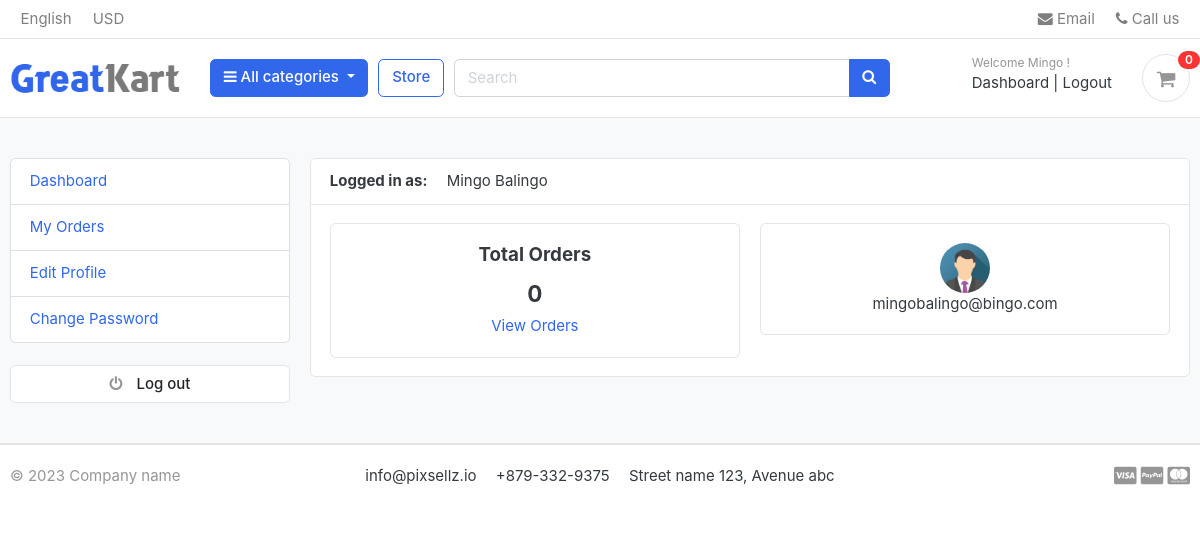
Screenshot of /accounts/dashboard/ (signed in) with the database file from the repository.
### accounts/models.py (models this page shows, shortened)
class Account(AbstractBaseUser):                                                                                        #governs users behavior
    first_name = models.CharField(max_length=150)
    last_name = models.CharField(max_length=150)
    username = models.CharField(max_length=100,unique=True)
    email = models.EmailField(max_length=150, unique=True)
    phone_number = models.CharField(max_length=100)
    date_joined = models.DateTimeField(auto_now_add=True)
    last_login = models.DateTimeField(auto_now_add=True)
    is_admin =models.BooleanField(default=False)
    is_staff = models.BooleanField(default=False)
    is_active = models.BooleanField(default=False)
    is_superadmin = models.BooleanField(default=False)
    USERNAME_FIELD = 'email'                                                                                            #logging in with email                                                                                #logging in with email address
    REQUIRED_FIELDS = ['username','first_name','last_name']
    objects = MyAccountManager()
    class Meta:
        verbose_name = 'account'
        verbose_name_plural = 'accounts'
    def full_name(self):
        return f'{self.first_name}{self.last_name}'

class UserProfile(models.Model):
    user= models.OneToOneField(Account,on_delete=models.CASCADE)                                                        #only one profile associated with one account
    address_1=models.CharField(blank=True,max_length=300)
    address_2=models.CharField(blank=True,max_length=300)
    profile_picture=models.ImageField(blank=True,upload_to='userprofile')
    city=models.CharField(blank=True,max_length=150)
    state=models.CharField(blank=True,max_length=150)
    country=models.CharField(blank=True,max_length=150)

### accounts/views.py (the view)
# urls.py: path('dashboard/',views.dashboard,name='dashboard'),
@login_required(login_url='login')
def dashboard(request):
    orders=Order.objects.order_by('-created_at').filter(user_id=request.user.id,is_ordered=True)
    orders_count=orders.count()
    userprofile = UserProfile.objects.get(user_id=request.user.id)
    context={
        'orders_count':orders_count,
        'userprofile': userprofile,
    }
    return render(request,'accounts/dashboard.html',context)

### carts/views.py (called while the page is built)
def _cart_id(request):                                                                                                  #private function
    cart = request.session.session_key                                                                                  #session id
    if not cart:
        cart = request.session.create()                                                                                 #if there is no session_key a new one is created
    return cart

### category/context_processor.py (called while the page is built)
def menu_links(request):
    links = Category.objects.all()                                                                                      #fetching all the categories
    return dict(links=links)                                                                                            #returning a dictionary with key links connected to category queryset

### category/models.py (called while the page is built)
    def get_url(self):                                                                                                  #category url
        return reverse ('products_by_category', args=[self.slug])

### templates/accounts/dashboard.html (shortened to what this page needs)
{% extends 'base.html' %}
{% block content %}
<section class="section-content padding-y bg">
<div class="container">
	<div class="row">
{% include 'includes/dashboard_sidebar.html' %}
	<main class="col-md-9">
		<article class="card">
		<header class="card-header">
			<strong class="d-inline-block mr-3">Logged in as:</strong>
			<span>{{user.full_name}}</span>
		</header>
		<div class="card-body">
			<div class="row">
            <div class="col-md-6">
                <div class="card" style="text-align:center;">
                    <div class="card-body">
                    <h5 class="card-title">Total Orders</h5>
                    <h4>{{orders_count}}</h4>
                    <a href="{% url 'my_orders' %}">View Orders</a>
                    </div>
                </div>
            </div>
                 <div class="col-md-6">
                <div class="card" style="text-align:center;">
                    <div class="card-body">
                     <img src="{{userprofile.profile_picture.url}}" alt="User Profile Picture" width="50" height="50" style="border-radius:50%;">
                     <p class="mb-0">{{user.email}}</p>
                    </div>
                </div>
            </div>
			</div>
		</div>
		</article>
	</main>
</div>
</div>
</section>
{% endblock %}

### templates/includes/navbar.html (shortened to what this page needs)
{%  load static %}
<header class="section-header">
<nav class="navbar p-md-0 navbar-expand-sm navbar-light border-bottom">
<div class="container">
  <div class="collapse navbar-collapse" id="navbarTop4">
    <ul class="navbar-nav mr-auto">
    	<li class="nav-item dropdown">
		 	<a href="#" class="nav-link">   English </a>
		</li>
		<li class="nav-item dropdown">
			<a href="#" class="nav-link"> USD </a>
		</li>
    </ul>
    <ul class="navbar-nav">
		<li><a href="#" class="nav-link"> <i class="fa fa-envelope"></i> Email </a></li>
		<li><a href="#" class="nav-link"> <i class="fa fa-phone"></i> Call us </a></li>
	</ul>
  </div>
</div>
</nav>
<section class="header-main border-bottom">
	<div class="container">
<div class="row align-items-center">
	<div class="col-lg-2 col-md-3 col-6">
		<a href="{% url 'home' %}" class="brand-wrap">
			<img class="logo" src="{% static  './images/logo.png' %}">
		</a>
	</div>
	<div class="col-lg col-sm col-md col-6 flex-grow-0">
		<div class="category-wrap dropdown d-inline-block float-right">
			<button type="button" class="btn btn-primary dropdown-toggle" data-toggle="dropdown">
				<i class="fa fa-bars"></i> All categories
			</button>
		</div>
	</div>
	<a href="{%  url 'store' %}" class="btn btn-outline-primary">Store</a>
	<div class="col-lg  col-md-6 col-sm-12 col">
		<form action="{% url 'search' %}" class="search" method="GET">
			<div class="input-group w-100">
			    <input type="text" class="form-control" style="width:60%;" placeholder="Search" name="keyword">
			    <div class="input-group-append">
			      <button class="btn btn-primary" type="submit">
			        <i class="fa fa-search"></i>
			      </button>
			    </div>
		    </div>
		</form>
	</div>
	<div class="col-lg-3 col-sm-6 col-8 order-2 order-lg-3">
				<div class="d-flex justify-content-end mb-3 mb-lg-0">
                    {% if user.id is None %}
					<div class="widget-header">
						<small class="title text-muted">Welcome guest!</small>
						<div>
							<a href="{% url 'login' %}">Sign in</a> <span class="dark-transp"> | </span>
							<a href="{% url 'register' %}"> Register</a>
						</div>
					</div>
                    {% else %}
                    		<div class="widget-header">
						<small class="title text-muted">Welcome {{ user.first_name }}!</small>
						<div>
							<a href="{%url 'dashboard' %}">Dashboard</a> <span class="dark-transp"> | </span>
							<a href="{% url 'logout' %}"> Logout</a>
						</div>
                    </div>
                    {% endif %}
					<a href="{% url 'cart' %}" class="widget-header pl-3 ml-3">
						<div class="icon icon-sm rounded-circle border"><i class="fa fa-shopping-cart"></i></div>
						<span class="badge badge-pill badge-danger notify">{{ cart_count }}</span>
					</a>
				</div>
			</div>
</div>
	</div>
</section>
</header>

### static/css/ui.css (style rules this page uses)
html { font-family: "Inter", sans-serif; font-size: 15px; }
.icon-xs, .icon-sm, .icon-md, .icon-lg { display: inline-block; text-align: center; flex-shrink: 0; flex-grow: 0; }
.icon-sm { width: 48px; height: 48px; line-height: 48px !important; font-size: 20px; }
.padding-y { padding-top: 40px; padding-bottom: 40px; }
article:after, .form-group:after { display: block; clear: both; content: ""; }
.bg { background-color: #f8f9fa; }
.header-main { position: relative; padding-top: 1rem; padding-bottom: 1rem; }
.brand-wrap .logo, .navbar-brand .logo { margin-right: 7px; max-height: 42px; display: inline-block; }
.widget-header { display: inline-block; vertical-align: middle; position: relative; }
.widget-header a { color: #343a40; }
.widget-header i { color: #969696; }
.widget-header .title { display: block; }
.widget-header .notify { position: absolute; top: -3px; right: -10px; }
.notify { position: absolute; top: -4px; right: -10px; display: inline-block; padding: 0.25em 0.6em; font-size: 12px; line-height: 1; text-align: center; border-radius: 3rem; color: #fff; background-color: #fa3434; }

### rows the page displays
Account: first_name "Mingo", full_name "Mingo Balingo", email "mingobalingo@bingo.com"
UserProfile: profile_picture (picture)

### other values shown
{{ cart_count }} "0"
{{ orders_count }} "0"
